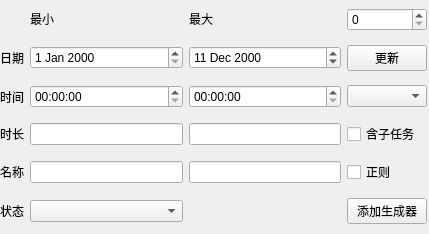
<?xml version="1.0" encoding="UTF-8"?>
<ui version="4.0">
 <class>Form</class>
 <widget class="QWidget" name="Form">
  <property name="geometry">
   <rect>
    <x>0</x>
    <y>0</y>
    <width>429</width>
    <height>234</height>
   </rect>
  </property>
  <property name="windowTitle">
   <string>Form</string>
  </property>
  <widget class="QWidget" name="layoutWidget">
   <property name="geometry">
    <rect>
     <x>0</x>
     <y>0</y>
     <width>427</width>
     <height>232</height>
    </rect>
   </property>
   <layout class="QGridLayout" name="gridLayout">
    <item row="3" column="2">
     <widget class="QLineEdit" name="max_time">
      <property name="maximumSize">
       <size>
        <width>200</width>
        <height>16777215</height>
       </size>
      </property>
     </widget>
    </item>
    <item row="4" column="3">
     <widget class="QCheckBox" name="is_use_re">
      <property name="text">
       <string>正则</string>
      </property>
     </widget>
    </item>
    <item row="3" column="0">
     <widget class="QLabel" name="label_6">
      <property name="text">
       <string>时长</string>
      </property>
     </widget>
    </item>
    <item row="0" column="1">
     <widget class="QLabel" name="label_2">
      <property name="maximumSize">
       <size>
        <width>16777215</width>
        <height>20</height>
       </size>
      </property>
      <property name="text">
       <string>最小</string>
      </property>
     </widget>
    </item>
    <item row="5" column="1">
     <widget class="QComboBox" name="state"/>
    </item>
    <item row="4" column="1">
     <widget class="QLineEdit" name="name1"/>
    </item>
    <item row="2" column="0">
     <widget class="QLabel" name="label_5">
      <property name="text">
       <string>时间</string>
      </property>
     </widget>
    </item>
    <item row="4" column="0">
     <widget class="QLabel" name="label">
      <property name="text">
       <string>名称</string>
      </property>
     </widget>
    </item>
    <item row="4" column="2">
     <widget class="QLineEdit" name="name2">
      <property name="maximumSize">
       <size>
        <width>180</width>
        <height>16777215</height>
       </size>
      </property>
     </widget>
    </item>
    <item row="1" column="0">
     <widget class="QLabel" name="label_4">
      <property name="text">
       <string>日期</string>
      </property>
     </widget>
    </item>
    <item row="3" column="1">
     <widget class="QLineEdit" name="min_time">
      <property name="maximumSize">
       <size>
        <width>200</width>
        <height>16777215</height>
       </size>
      </property>
     </widget>
    </item>
    <item row="3" column="3">
     <widget class="QCheckBox" name="is_include_sub">
      <property name="text">
       <string>含子任务</string>
      </property>
     </widget>
    </item>
    <item row="2" column="3">
     <widget class="QComboBox" name="x_setting"/>
    </item>
    <item row="5" column="0">
     <widget class="QLabel" name="label_7">
      <property name="text">
       <string>状态</string>
      </property>
     </widget>
    </item>
    <item row="0" column="2">
     <widget class="QLabel" name="label_3">
      <property name="maximumSize">
       <size>
        <width>16777215</width>
        <height>20</height>
       </size>
      </property>
      <property name="text">
       <string>最大</string>
      </property>
     </widget>
    </item>
    <item row="2" column="2">
     <widget class="QTimeEdit" name="time_max">
      <property name="currentSection">
       <enum>QDateTimeEdit::HourSection</enum>
      </property>
      <property name="displayFormat">
       <string>hh:mm:ss</string>
      </property>
     </widget>
    </item>
    <item row="1" column="1">
     <widget class="QDateEdit" name="date_min"/>
    </item>
    <item row="2" column="1">
     <widget class="QTimeEdit" name="time_min">
      <property name="displayFormat">
       <string>hh:mm:ss</string>
      </property>
     </widget>
    </item>
    <item row="1" column="2">
     <widget class="QDateEdit" name="date_max">
      <property name="dateTime">
       <datetime>
        <hour>0</hour>
        <minute>0</minute>
        <second>0</second>
        <year>2000</year>
        <month>12</month>
        <day>11</day>
       </datetime>
      </property>
     </widget>
    </item>
    <item row="0" column="3">
     <widget class="QSpinBox" name="year">
      <property name="maximum">
       <number>9999</number>
      </property>
     </widget>
    </item>
    <item row="1" column="3">
     <widget class="QPushButton" name="update_view">
      <property name="maximumSize">
       <size>
        <width>16777215</width>
        <height>30</height>
       </size>
      </property>
      <property name="text">
       <string>更新</string>
      </property>
     </widget>
    </item>
    <item row="5" column="3">
     <widget class="QPushButton" name="add_task_gen">
      <property name="sizePolicy">
       <sizepolicy hsizetype="Minimum" vsizetype="Fixed">
        <horstretch>0</horstretch>
        <verstretch>0</verstretch>
       </sizepolicy>
      </property>
      <property name="text">
       <string>添加生成器</string>
      </property>
     </widget>
    </item>
   </layout>
  </widget>
 </widget>
 <resources/>
 <connections/>
</ui>
